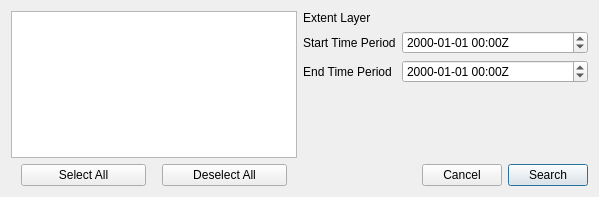
<?xml version="1.0" encoding="UTF-8"?>
<ui version="4.0">
 <class>STACBrowserDialogBase</class>
 <widget class="QDialog" name="STACBrowserDialogBase">
  <property name="geometry">
   <rect>
    <x>0</x>
    <y>0</y>
    <width>599</width>
    <height>197</height>
   </rect>
  </property>
  <property name="windowTitle">
   <string>STAC Browser</string>
  </property>
  <layout class="QGridLayout" name="gridLayout">
   <item row="0" column="0">
    <layout class="QHBoxLayout" name="horizontalLayout_2">
     <item>
      <layout class="QVBoxLayout" name="verticalLayout_2">
       <item>
        <widget class="QTreeWidget" name="treeView">
         <property name="alternatingRowColors">
          <bool>true</bool>
         </property>
         <attribute name="headerVisible">
          <bool>false</bool>
         </attribute>
         <column>
          <property name="text">
           <string notr="true">1</string>
          </property>
         </column>
        </widget>
       </item>
       <item>
        <layout class="QHBoxLayout" name="horizontalLayout_3">
         <property name="sizeConstraint">
          <enum>QLayout::SetMaximumSize</enum>
         </property>
         <item>
          <widget class="QPushButton" name="selectAllCollectionsButton">
           <property name="maximumSize">
            <size>
             <width>125</width>
             <height>16777215</height>
            </size>
           </property>
           <property name="text">
            <string>Select All</string>
           </property>
          </widget>
         </item>
         <item>
          <widget class="QPushButton" name="deselectAllCollectionsButton">
           <property name="maximumSize">
            <size>
             <width>125</width>
             <height>16777215</height>
            </size>
           </property>
           <property name="text">
            <string>Deselect All</string>
           </property>
          </widget>
         </item>
        </layout>
       </item>
      </layout>
     </item>
     <item>
      <layout class="QVBoxLayout" name="verticalLayout">
       <item>
        <layout class="QFormLayout" name="filterLayout">
         <item row="0" column="0">
          <widget class="QLabel" name="extentLabel">
           <property name="text">
            <string>Extent Layer</string>
           </property>
          </widget>
         </item>
         <item row="1" column="0">
          <widget class="QLabel" name="label_2">
           <property name="text">
            <string>Start Time Period</string>
           </property>
          </widget>
         </item>
         <item row="1" column="1">
          <widget class="QDateTimeEdit" name="startPeriod">
           <property name="displayFormat">
            <string>yyyy-MM-dd HH:mmZ</string>
           </property>
          </widget>
         </item>
         <item row="2" column="0">
          <widget class="QLabel" name="label_3">
           <property name="text">
            <string>End Time Period</string>
           </property>
           <property name="alignment">
            <set>Qt::AlignCenter</set>
           </property>
          </widget>
         </item>
         <item row="2" column="1">
          <widget class="QDateTimeEdit" name="endPeriod">
           <property name="displayFormat">
            <string>yyyy-MM-dd HH:mmZ</string>
           </property>
          </widget>
         </item>
        </layout>
       </item>
       <item>
        <layout class="QHBoxLayout" name="horizontalLayout">
         <item>
          <spacer name="horizontalSpacer">
           <property name="orientation">
            <enum>Qt::Horizontal</enum>
           </property>
           <property name="sizeHint" stdset="0">
            <size>
             <width>40</width>
             <height>20</height>
            </size>
           </property>
          </spacer>
         </item>
         <item>
          <widget class="QPushButton" name="cancelButton">
           <property name="maximumSize">
            <size>
             <width>100</width>
             <height>16777215</height>
            </size>
           </property>
           <property name="text">
            <string>Cancel</string>
           </property>
          </widget>
         </item>
         <item>
          <widget class="QPushButton" name="searchButton">
           <property name="maximumSize">
            <size>
             <width>100</width>
             <height>16777215</height>
            </size>
           </property>
           <property name="text">
            <string>Search</string>
           </property>
           <property name="default">
            <bool>true</bool>
           </property>
          </widget>
         </item>
        </layout>
       </item>
      </layout>
     </item>
    </layout>
   </item>
  </layout>
 </widget>
 <resources/>
 <connections/>
</ui>
